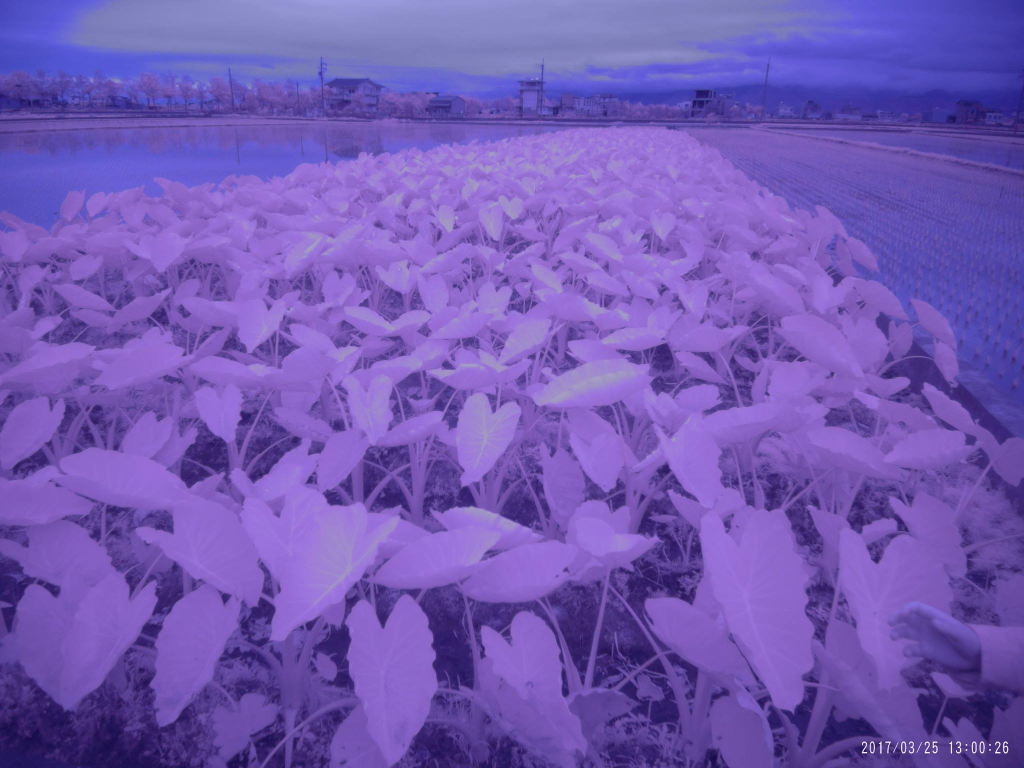
#> input picture images/ndvi5.jpg, 2048 x 1536 px (shown at 1/2 size)
$ python test1.py
#> lines starting #> are read from the running program, lines starting #| are printed output that depends on the picture; after the words box and inside, x2 and y2 are one past the last pixel; in counts of white or black regions, pixels touching at a corner belong together
import cv2
import numpy as np
import imutils

def colorArea(image, lower, upper):
    hsv = cv2.cvtColor(image, cv2.COLOR_BGR2HSV)
    mask = cv2.inRange(hsv, lower, upper)
    res = cv2.bitwise_and(image,image, mask= mask)

    return res

image = cv2.imread("../images/ndvi5.jpg")
#> image is the input picture: shape (1536, 2048, 3); mean B, G, R 179.9, 88.3, 114.2
image = imutils.resize(image, width = 800)
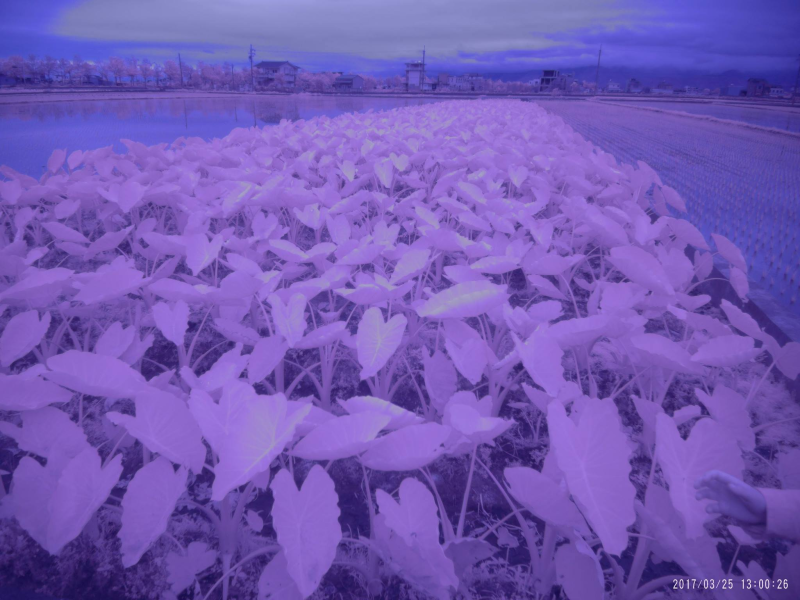
#> image: shape (600, 800, 3); mean B, G, R 179.9, 88.3, 114.2

# define range of blue color in HSV
lower_blue = np.array([110,50,50])
upper_blue = np.array([130,255,255])

lower_green = np.array([50,255,255])
upper_green = np.array([70,255,255])

cv2.imshow('oroginal',image)
cv2.imshow('blue', colorArea(image, lower_blue, upper_blue))
#> in colorArea, `hsv = cv2.cvtColor(image, cv2.COLOR_BGR2HSV)`: hsv: shape (600, 800, 3); mean H, S, V 128.3, 132.8, 179.9
#> in colorArea, `mask = cv2.inRange(hsv, lower, upper)`:
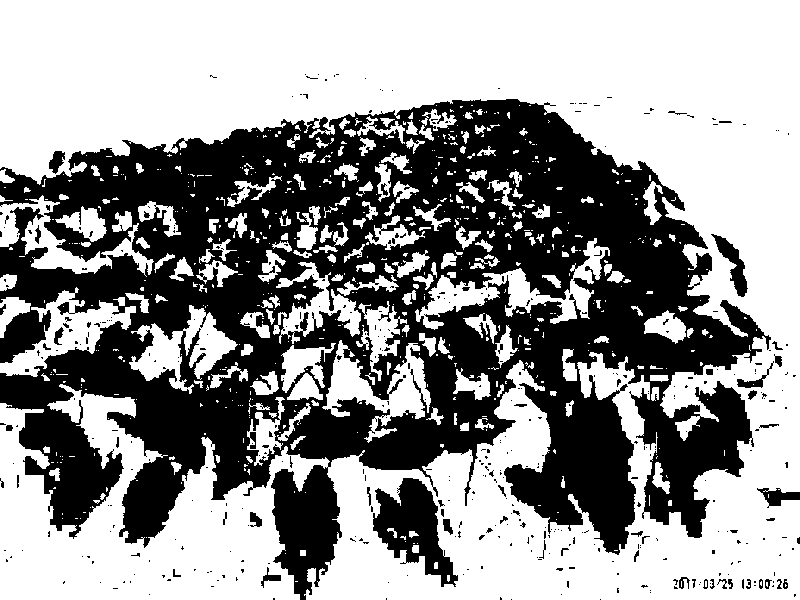
#> mask: shape (600, 800); 58% white; 449 black regions (395 under 20 px), largest, box (x1, y1, x2, y2) and area: (0, 99, 771, 600) 191749, (373, 478, 458, 587) 4466, (711, 234, 748, 297) 780
#> in colorArea, `res = cv2.bitwise_and(image,image, mask= mask)`:
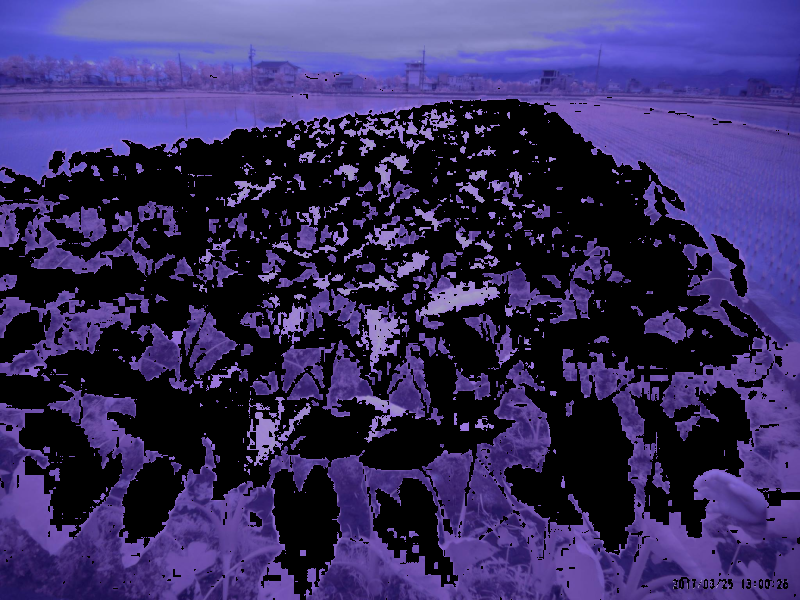
#> res: shape (600, 800, 3); mean B, G, R 95.9, 45.3, 55.7
cv2.imshow('green',colorArea(image, lower_green, upper_green))
#> in colorArea (call 2), `mask = cv2.inRange(hsv, lower, upper)`: mask: shape (600, 800); every value is 0
#> in colorArea (call 2), `res = cv2.bitwise_and(image,image, mask= mask)`: res: shape (600, 800, 3); every value is 0

cv2.imshow('ndvi', cv2.imread("../images/ondvi5.jpg"))
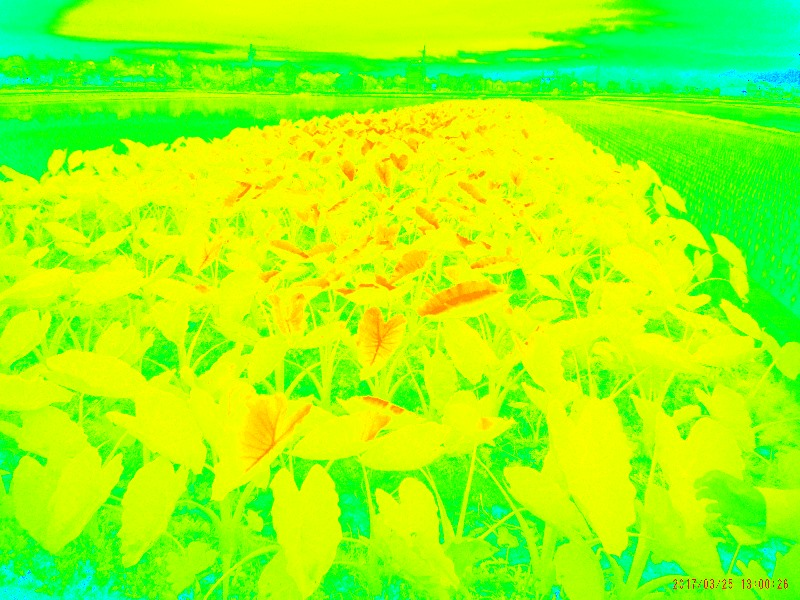
#> input picture images/ondvi5.jpg, 800 x 600 px
cv2.waitKey(0)
